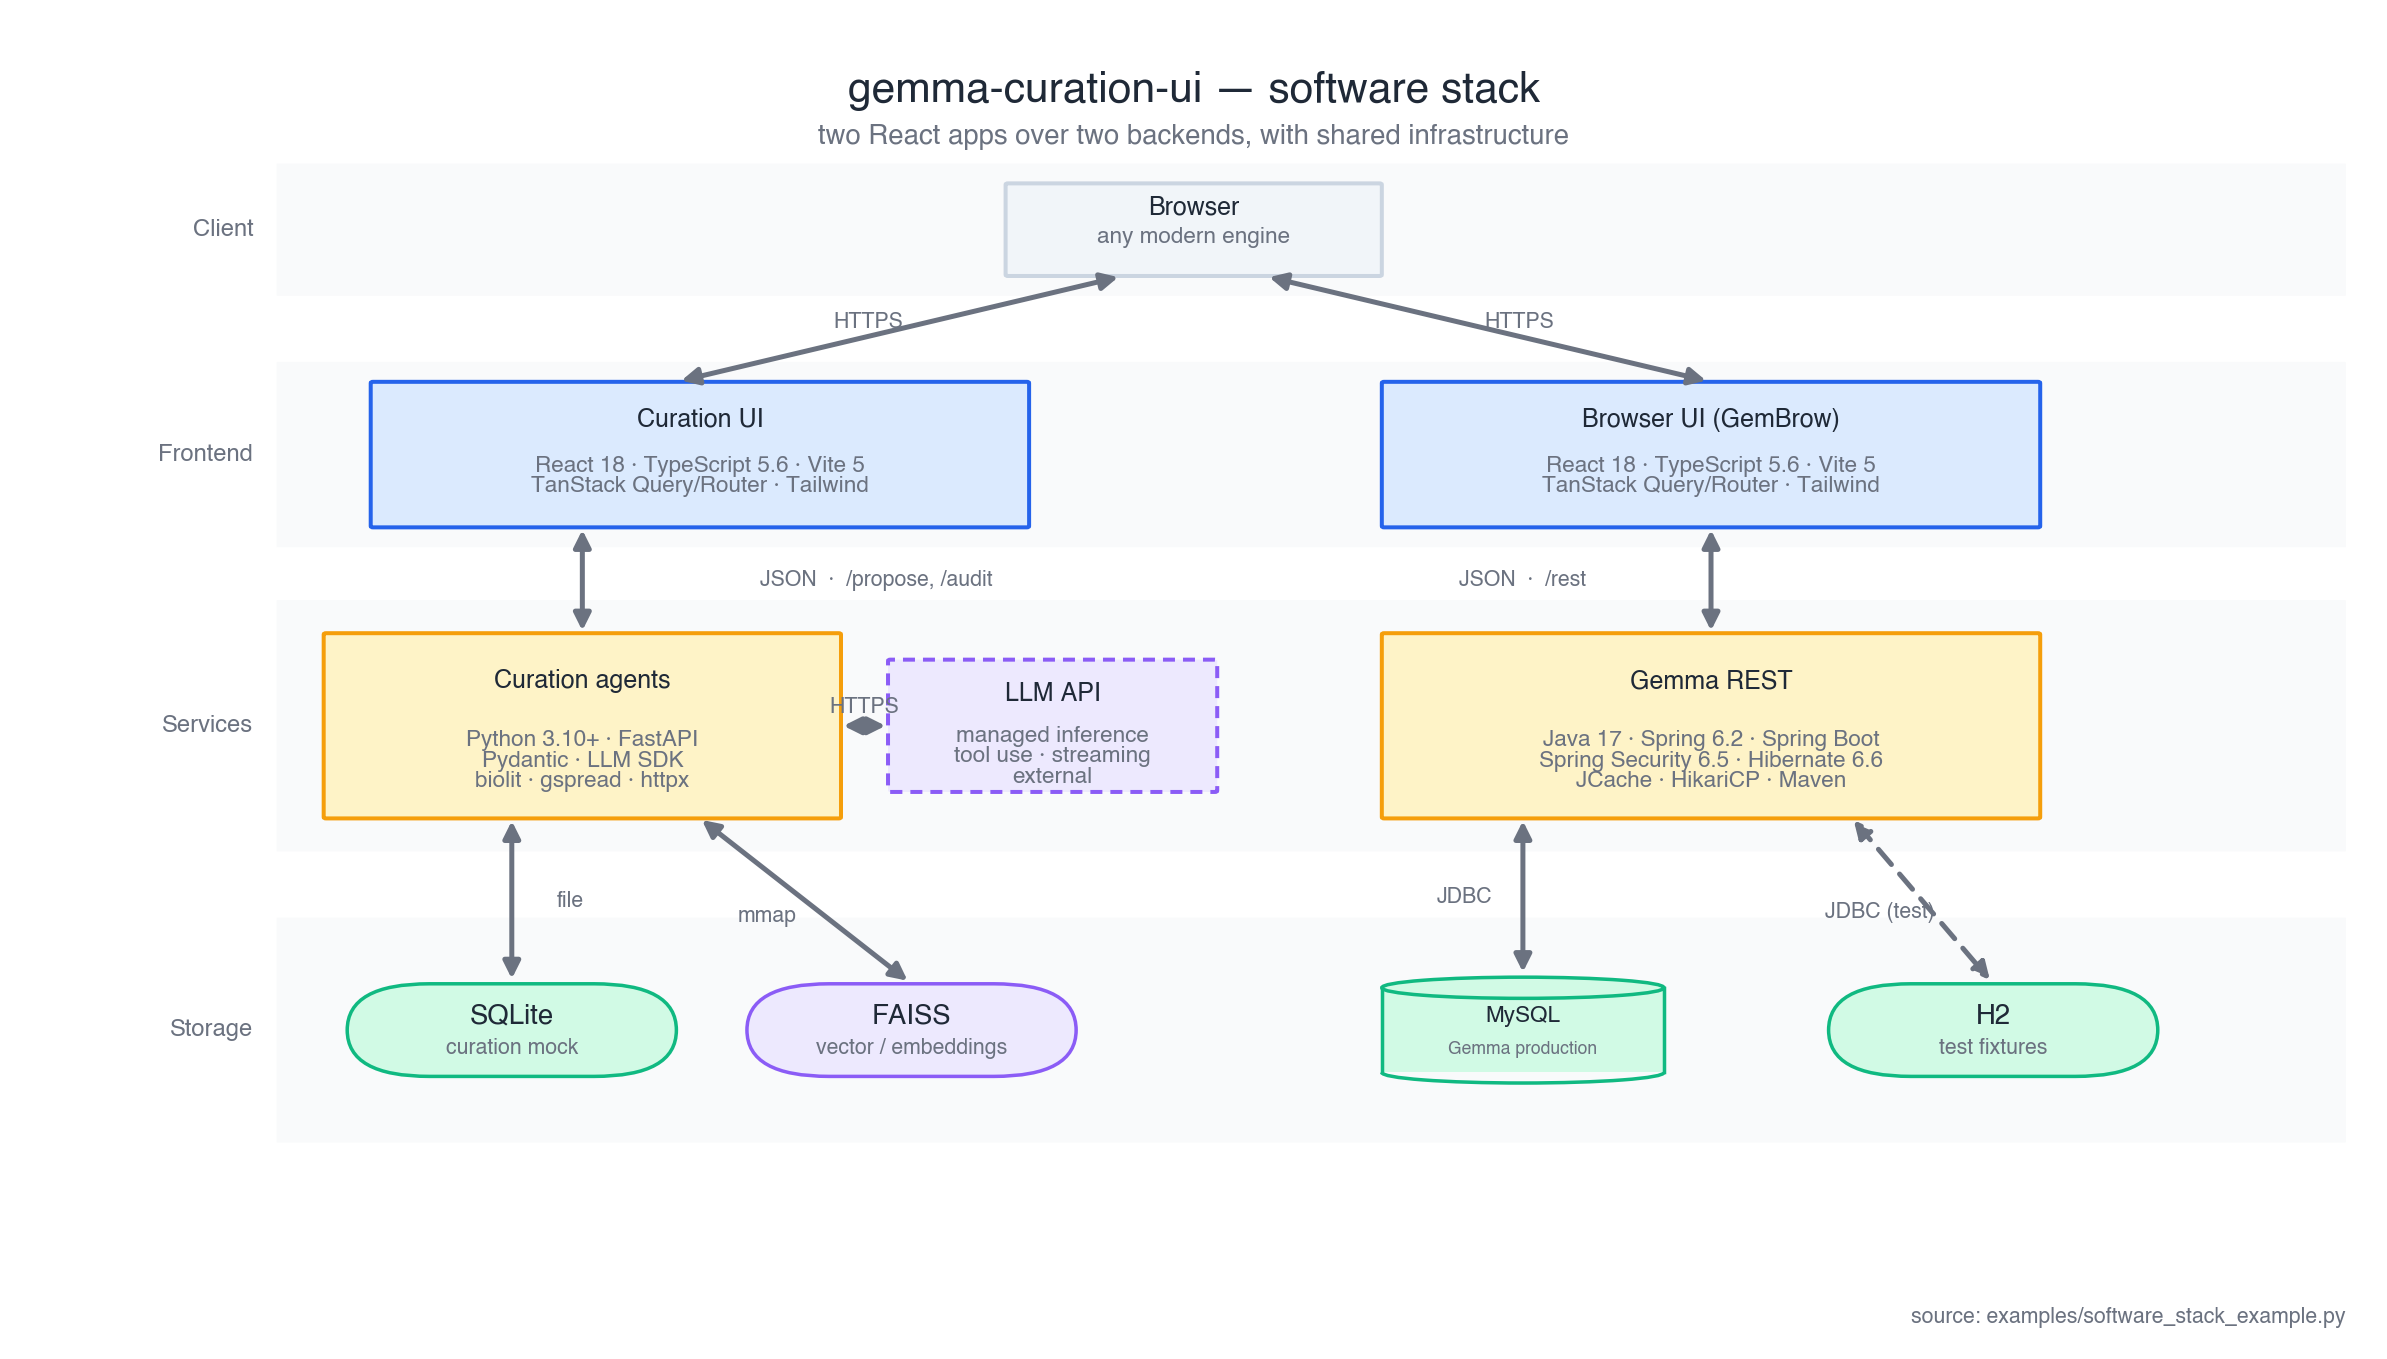

Python code for this plot:
"""Software stack figure — gemma-curation-ui ecosystem.

A layered software / hardware stack figure: components live in
horizontal tier bands stacked vertically, with arrows showing
inter-tier flow labeled by protocol. Demonstrates the skill in a
domain other than pipeline / lifecycle / pathway / Gantt — the
**stack diagram** pattern is its own family, common in onboarding
docs, architecture decision records, and system overviews.

Tiers (top to bottom):

  - **Client**     — the browser
  - **Frontend**   — two React apps that share a stack
  - **Services**   — a Python agent service + a Java REST service,
                     plus the external LLM API
  - **Storage**    — the persistence tier (databases + vector index)

Style conventions established (and reusable for any stack figure):

  - **Tier bands** are soft ``SOFT_BG`` rounded rectangles with the
    tier name left-margin italic — exactly the same pattern as the
    cross-cutting container in the lifecycle figure.

  - **Service / app boxes** are rectangles with the *tech stack*
    spelled out in muted text below the bolded component name. The
    box's border colour encodes the runtime family:
      blue (ACCENT)   — frontend / JavaScript
      amber (ACCENT_3)— backend service
      violet (ACCENT_5) — external third party

  - **Data stores are pills** (``oval``), not rectangles. The shape
    distinguishes "data sitting" from "service running". Pill border
    colour encodes role:
      green (ACCENT_2)  — durable / production data
      violet (ACCENT_5) — vector / ML-adjacent data

  - **External services** (LLM API) sit at the edge of the
    services tier with a **dashed border**, signalling "out-of-band,
    third-party — we call it, we don't own it."

  - **Inter-tier arrows are labeled** with the wire protocol
    (``HTTPS``, ``JSON``, ``JDBC``, etc.) via ``labeled_arrow``.
    Default styling (italic, ACCENT, 7pt) keeps the labels quiet —
    they sit next to the arrow but don't visually compete with the
    boxes.

Tech stack drawn from ``~/Dev/gemma-curation-ui`` and the related
``gemma-curation-agents`` (Python) + Gemma (Java) repos. Some
artistic license: the exact set of dependencies is illustrative, not
exhaustive.

Outputs:
    software_stack_example.svg
    software_stack_example.png
"""
from __future__ import annotations
import sys
from pathlib import Path

import matplotlib
matplotlib.use("Agg")

_SKILL = Path(__file__).resolve().parents[1] / "python"
sys.path.insert(0, str(_SKILL))

import matplotlib.pyplot as plt  # noqa: E402
from matplotlib.patches import FancyBboxPatch  # noqa: E402

from pavlab_arch import palette as P  # noqa: E402
from pavlab_arch.layout import figure, svg_safe  # noqa: E402
from pavlab_arch.primitives import (  # noqa: E402
    box, oval, cylinder, container, labeled_arrow,
)
from pavlab_arch.style import apply_rcparams  # noqa: E402


# ---------------------------------------------------------------------------
# Local helpers — specific to stack diagrams, kept inline so the example
# is self-contained.
# ---------------------------------------------------------------------------

def tier_band(ax, y_lo: float, y_hi: float,
              x_lo: float, x_hi: float, label: str) -> None:
    """Soft-background container for one stack tier + left-margin italic label."""
    ax.add_patch(FancyBboxPatch(
        (x_lo, y_lo), x_hi - x_lo, y_hi - y_lo,
        boxstyle="round,pad=0,rounding_size=0.04",
        linewidth=0, edgecolor="none", facecolor=P.SOFT_BG, zorder=1,
    ))
    ax.text(x_lo - 1.0, (y_lo + y_hi) / 2, label,
            ha="right", va="center",
            color=P.SUBTLE, fontsize=9.5, style="italic")


def tech_box(ax, x: float, y: float, w: float, h: float,
             title: str, tech_lines, color: str,
             *, dashed: bool = False) -> tuple[float, float, float, float]:
    """Rectangle with bold title + muted multi-line tech stack list.

    Returns ``(x, y, w, h)`` so the caller can anchor arrows to the
    box's edges.
    """
    linestyle = (0, (3, 2)) if dashed else "solid"
    box(ax, x, y, w, h,
        fc=P.tint(color), ec=color, lw=1.6, radius=0.10,
        linestyle=linestyle)
    # Title in upper portion of the box.
    ax.text(x + w / 2, y + h * 0.74, title,
            ha="center", va="center",
            color=P.TEXT, fontsize=10.0, fontweight="bold")
    # Tech lines stacked below.
    if isinstance(tech_lines, str):
        tech_lines = [tech_lines]
    line_pitch = 1.55
    start_y = y + h * 0.42
    for i, line in enumerate(tech_lines):
        ax.text(x + w / 2, start_y - i * line_pitch, line,
                ha="center", va="center",
                color=P.SUBTLE, fontsize=9.0)
    return (x, y, w, h)


def data_pill(ax, cx: float, cy: float, w: float, h: float,
              name: str, sub: str, color: str
              ) -> tuple[float, float, float, float]:
    """Pill-shaped data store with bold name + italic subtitle.

    Use for "data sitting" — vector indexes, file-based stores, caches.
    For relational / production databases see ``cylinder`` below.
    """
    oval(ax, cx, cy, w, h, fc=P.tint(color), ec=color, lw=1.4)
    ax.text(cx, cy + 1.0, name,
            ha="center", va="center",
            color=P.TEXT, fontsize=11.0, fontweight="bold")
    ax.text(cx, cy - 1.4, sub,
            ha="center", va="center",
            color=P.SUBTLE, fontsize=8.5, style="italic")
    return (cx - w / 2, cy - h / 2, w, h)


# ---------------------------------------------------------------------------
# Geometry — pinned at the top so the layout is easy to tweak.
# ---------------------------------------------------------------------------

BAND_X_LO = 11.0
BAND_X_HI = 99.0

# Tier y-bands: (y_lo, y_hi, label).
CLIENT_BAND   = (79.0, 89.0)
FRONTEND_BAND = (60.0, 74.0)
SERVICES_BAND = (37.0, 56.0)
STORAGE_BAND  = (15.0, 32.0)

# Helpful y midpoints inside each band.
def _mid(band): return (band[0] + band[1]) / 2


def build_stack_figure() -> tuple[Path, Path]:
    apply_rcparams()
    fig, ax = figure(shape="slide")  # 13.33 x 7.5

    # ---- Title ----
    ax.text(50, 96, "gemma-curation-ui — software stack",
            ha="center", va="top",
            color=P.TEXT, fontsize=17, fontweight="bold")
    ax.text(50, 92, "two React apps over two backends, with shared infrastructure",
            ha="center", va="top",
            color=P.SUBTLE, fontsize=11.0)

    # ---- Tier bands (background first so boxes overlay) ----
    tier_band(ax, *CLIENT_BAND,   BAND_X_LO, BAND_X_HI, "Client")
    tier_band(ax, *FRONTEND_BAND, BAND_X_LO, BAND_X_HI, "Frontend")
    tier_band(ax, *SERVICES_BAND, BAND_X_LO, BAND_X_HI, "Services")
    tier_band(ax, *STORAGE_BAND,  BAND_X_LO, BAND_X_HI, "Storage")

    # ---- Client tier: a single browser box, centred ----
    tech_box(ax, 42, 80.5, 16, 7, "Browser",
             ["any modern engine"], P.DET)

    # ---- Frontend tier ----
    # Curation UI aligned over Curation agents; Browser UI over Gemma REST.
    tech_box(ax, 15, 61.5, 28, 11, "Curation UI",
             ["React 18 · TypeScript 5.6 · Vite 5",
              "TanStack Query/Router · Tailwind"],
             P.ACCENT)
    tech_box(ax, 58, 61.5, 28, 11, "Browser UI (GemBrow)",
             ["React 18 · TypeScript 5.6 · Vite 5",
              "TanStack Query/Router · Tailwind"],
             P.ACCENT)

    # ---- Services tier — LLM API placed ADJACENT to Curation agents
    # rather than across the row past Gemma REST. Layout-first principle:
    # if a connection would have to arc over another box, move the target
    # closer to the source instead.
    tech_box(ax, 13, 39.5, 22, 14, "Curation agents",
             ["Python 3.10+ · FastAPI",
              "Pydantic · LLM SDK",
              "biolit · gspread · httpx"],
             P.ACCENT_3)
    tech_box(ax, 37, 41.5, 14, 10, "LLM API",
             ["managed inference",
              "tool use · streaming",
              "external"],
             P.ACCENT_5, dashed=True)
    tech_box(ax, 58, 39.5, 28, 14, "Gemma REST",
             ["Java 17 · Spring 6.2 · Spring Boot",
              "Spring Security 6.5 · Hibernate 6.6",
              "JCache · HikariCP · Maven"],
             P.ACCENT_3)

    # ---- Storage tier — pills for caches / vector indexes; cylinder
    # for the canonical "production database" (MySQL). The shape change
    # tells the reader at a glance which store is the durable system-of-
    # record vs. an auxiliary index or test fixture.
    data_pill(ax, 21, 23.5, 14, 7,
              "SQLite", "curation mock", P.ACCENT_2)
    data_pill(ax, 38, 23.5, 14, 7,
              "FAISS", "vector / embeddings", P.ACCENT_5)
    cylinder(ax, 64, 23.5, 12, 8,
             ec=P.ACCENT_2, fc=P.tint(P.ACCENT_2), lw=1.4,
             text="MySQL", sub="Gemma production",
             fontsize=9.0, sub_color=P.SUBTLE)
    data_pill(ax, 84, 23.5, 14, 7,
              "H2", "test fixtures", P.ACCENT_2)

    # ---- Arrows — inter-tier flows are BIDIRECTIONAL (request +
    # response), so use ``style="<|-|>"`` for filled arrowheads at both
    # ends. Single-direction arrows are reserved for purely-emit and
    # purely-consume relationships (e.g. write-only sinks).

    # Browser  <->  Frontend apps (HTTPS request/response)
    labeled_arrow(ax,
                  47, 80.5, 28, 72.5,
                  "HTTPS",
                  style="<|-|>",
                  shrinkA=2, shrinkB=2,
                  label_side=-1.0, label_along=0.55,
                  label_color=P.SUBTLE, label_fontsize=8.5)
    labeled_arrow(ax,
                  53, 80.5, 72, 72.5,
                  "HTTPS",
                  style="<|-|>",
                  shrinkA=2, shrinkB=2,
                  label_side=1.0, label_along=0.55,
                  label_color=P.SUBTLE, label_fontsize=8.5)

    # Curation UI  <->  Curation agents
    labeled_arrow(ax,
                  24, 61.5, 24, 53.5,
                  "JSON  ·  /propose, /audit",
                  style="<|-|>",
                  shrinkA=1, shrinkB=1,
                  label_side=12.5, label_along=0.5,
                  label_color=P.SUBTLE, label_fontsize=8.5)
    # Browser UI  <->  Gemma REST
    labeled_arrow(ax,
                  72, 61.5, 72, 53.5,
                  "JSON  ·  /rest",
                  style="<|-|>",
                  shrinkA=1, shrinkB=1,
                  label_side=-8.0, label_along=0.5,
                  label_color=P.SUBTLE, label_fontsize=8.5)

    # Curation agents  <->  LLM API (adjacent — no obstacle to arc over)
    labeled_arrow(ax,
                  35, 46.5, 37, 46.5,
                  "HTTPS",
                  style="<|-|>",
                  shrinkA=1, shrinkB=1,
                  label_side=1.4, label_along=0.5,
                  label_color=P.SUBTLE, label_fontsize=8.5)

    # Curation agents -> SQLite
    labeled_arrow(ax,
                  21, 39.5, 21, 27,
                  "file",
                  style="<|-|>",
                  shrinkA=1, shrinkB=2,
                  label_side=2.5, label_along=0.5,
                  label_color=P.SUBTLE, label_fontsize=8.5)
    # Curation agents -> FAISS
    labeled_arrow(ax,
                  29, 39.5, 38, 27,
                  "mmap",
                  style="<|-|>",
                  shrinkA=1, shrinkB=2,
                  label_side=-2.0, label_along=0.5,
                  label_color=P.SUBTLE, label_fontsize=8.5)
    # Gemma REST  <->  MySQL
    labeled_arrow(ax,
                  64, 39.5, 64, 27.5,
                  "JDBC",
                  style="<|-|>",
                  shrinkA=1, shrinkB=2,
                  label_side=-2.5, label_along=0.5,
                  label_color=P.SUBTLE, label_fontsize=8.5)
    # Gemma REST -> H2 (test only — dashed line signals "test path")
    labeled_arrow(ax,
                  78, 39.5, 84, 27,
                  "JDBC (test)",
                  style="<|-|>",
                  shrinkA=1, shrinkB=2,
                  linestyle=(0, (4, 2.5)),
                  label_side=-2.0, label_along=0.5,
                  label_color=P.SUBTLE, label_fontsize=8.5)

    # ---- Source caption ----
    ax.text(99, 1, "source: examples/software_stack_example.py",
            ha="right", va="bottom",
            color=P.SUBTLE, fontsize=8.5)

    svg_safe(ax)
    plt.subplots_adjust(left=0.01, right=0.99, top=0.99, bottom=0.01)
    out = Path(__file__).resolve().parent
    svg_path = out / "software_stack_example.svg"
    png_path = out / "software_stack_example.png"
    fig.savefig(svg_path, format="svg", bbox_inches="tight", facecolor="white")
    fig.savefig(png_path, format="png", dpi=180, bbox_inches="tight", facecolor="white")
    plt.close(fig)
    return svg_path, png_path


def main() -> int:
    svg, png = build_stack_figure()
    print(f"wrote {svg}")
    print(f"wrote {png}")
    return 0


if __name__ == "__main__":
    sys.exit(main())
